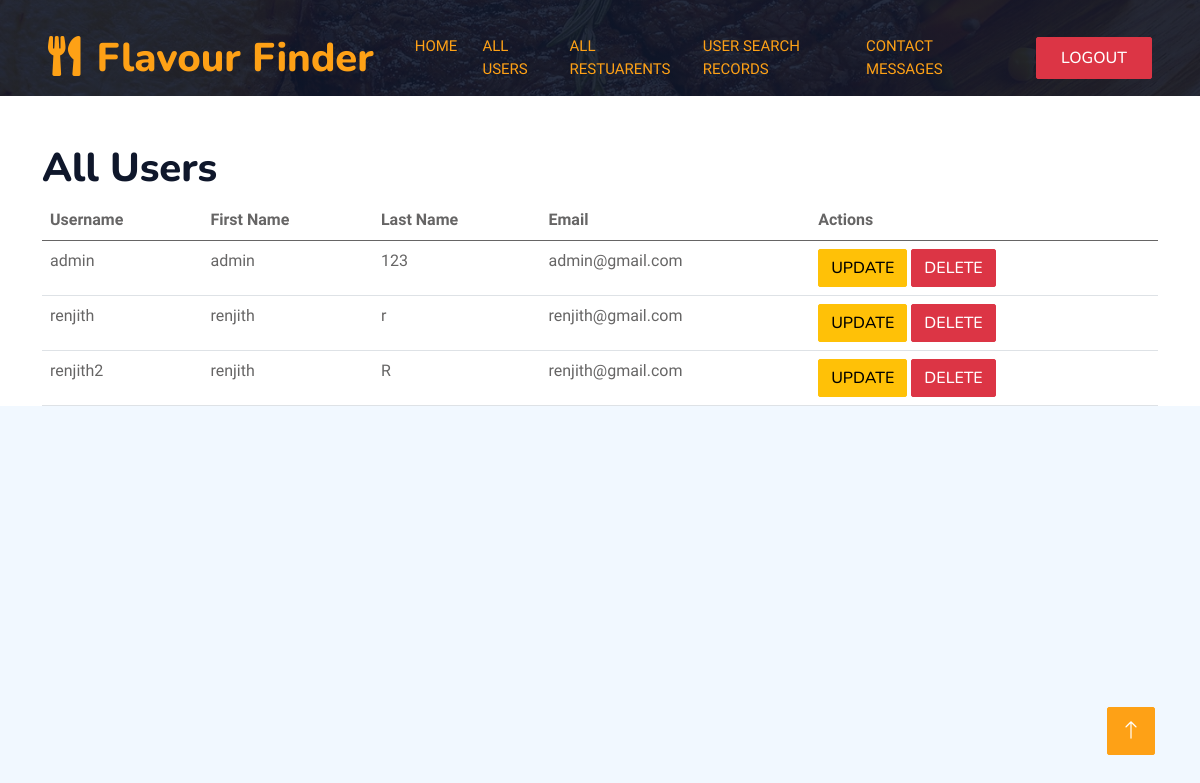
The page /users/update/1/ (signed in) on the database its author committed.
### restaurant_app/models.py (models this page shows, shortened)
class UserTable(models.Model):
    user = models.OneToOneField(User, on_delete=models.CASCADE)  # Link to User model
    admin = models.BooleanField(default=False)  # Admin field to denote extra privileges

### restaurant_app/views.py (the view, shortened to what this page needs)
# urls.py: path('users/update/<int:user_id>/', update_user, name='update_user'),
@login_required
def update_user(request, user_id):
    user_table = get_object_or_404(UserTable, id=user_id)
    return render(request, 'all_users.html', {'users': UserTable.objects.all()})

### restaurant_app/templates/all_users.html (shortened to what this page needs)
<!DOCTYPE html>
<html lang="en">
  <head>
    {% load static %}
    <link
      href="https://cdnjs.cloudflare.com/ajax/libs/font-awesome/5.10.0/css/all.min.css"
      rel="stylesheet"
    />
    <link
      href="https://cdn.jsdelivr.net/npm/bootstrap-icons@1.4.1/font/bootstrap-icons.css"
      rel="stylesheet"
    />
    <link href="{% static 'lib/animate/animate.min.css' %}" rel="stylesheet" />
    <link
      href="{% static 'lib/owlcarousel/assets/owl.carousel.min.css' %}"
      rel="stylesheet"
    />
    <link
      href="{% static 'lib/tempusdominus/css/tempusdominus-bootstrap-4.min.css' %}"
      rel="stylesheet"
    />
    <link href="{% static 'css/bootstrap.min.css' %}" rel="stylesheet" />
    <link href="{% static 'css/style.css' %}" rel="stylesheet" />
  </head>
  <body>
    <div class="container-xxl bg-white p-0">
      <div class="container-xxl position-relative p-0">
        <nav
          class="navbar navbar-expand-lg navbar-dark bg-dark px-4 px-lg-5 py-3 py-lg-0"
        >
          <a href="{% url 'dashboard' %}" class="navbar-brand p-0">
            <h1 class="text-primary m-0">
              <i class="fa fa-utensils me-3"></i>Flavour Finder
            </h1>
          </a>
          <div class="collapse navbar-collapse" id="navbarCollapse">
            <div class="navbar-nav ms-auto py-0 pe-4">
              <div class="navbar-nav ms-auto py-0 pe-4">
                <a
                  href="{% url 'admin_dashboard' %}"
                  class="nav-item nav-link active"
                  >Home</a
                >
                <a href="{% url 'all_users' %}" class="nav-item nav-link active"
                  >All Users</a
                >
                <a
                  href="{% url 'all_searched_restaurants' %}"
                  class="nav-item nav-link active"
                  >All Restuarents</a
                >
                <a
                  href="{% url 'user_search_graph' %}"
                  class="nav-item nav-link active"
                  >User Search Records</a
                >
                <a
                href="{% url 'all_contacts' %}"
                class="nav-item nav-link active"
                >Contact Messages</a
              >
              </div>
            </div>
            <form method="POST" action="{% url 'logout' %}" class="d-inline">
              <button type="submit" class="btn btn-danger py-2 px-4">
                Logout
              </button>
            </form>
          </div>
        </nav>
      </div>
      <div class="container-xxl py-5 bg-dark hero-header mb-5"></div>
      {% block content %}
      <div class="container">
        <h1 class="mt-4">All Users</h1>
        <table class="table">
          <thead>
            <tr>
              <th>Username</th>
              <th>First Name</th>
              <th>Last Name</th>
              <th>Email</th>
              <th>Actions</th>
            </tr>
          </thead>
          <tbody>
            {% for user_table in users %}
            <tr>
              <td>{{ user_table.user.username }}</td>
              <td>{{ user_table.user.first_name }}</td>
              <td>{{ user_table.user.last_name }}</td>
              <td>{{ user_table.user.email }}</td>
              <td>
                <button
                  class="btn btn-warning"
                  data-bs-toggle="modal"
                  data-bs-target="#updateUserModal{{ user_table.id }}"
                >
                  Update
                </button>
                <form
                  method="POST"
                  action="{% url 'delete_user' user_table.id %}"
                  style="display: inline"
                >
                  <button type="submit" class="btn btn-danger">Delete</button>
                </form>
              </td>
            </tr>
            {% empty %}
            <tr>
              <td colspan="5">No users found.</td>
            </tr>
            {% endfor %}
          </tbody>
        </table>
      </div>
      {% endblock %}
      <a href="#" class="btn btn-lg btn-primary btn-lg-square back-to-top"
        ><i class="bi bi-arrow-up"></i
      ></a>
    </div>
  </body>
</html>

### restaurant_app/static/css/style.css (style rules this page uses)
:root { --primary: #FEA116; --light: #F1F8FF; --dark: #0F172B; }
.back-to-top { position: fixed; display: none; right: 45px; bottom: 45px; z-index: 99; }
.btn { font-family: 'Nunito', sans-serif; font-weight: 500; text-transform: uppercase; transition: .5s; }
.btn.btn-primary, .btn.btn-secondary { color: #FFFFFF; }
.btn-lg-square { width: 48px; height: 48px; }
.btn-square, .btn-sm-square, .btn-lg-square { padding: 0; display: flex; align-items: center; justify-content: center; font-weight: normal; border-radius: 2px; }
.navbar-dark .navbar-nav .nav-link { position: relative; margin-left: 25px; padding: 35px 0; font-size: 15px; color: var(--light) !important; text-transform: uppercase; font-weight: 500; outline: none; transition: .5s; }
.navbar-dark .navbar-nav .nav-link:hover, .navbar-dark .navbar-nav .nav-link.active { color: var(--primary) !important; }
@media (min-width: 992px) { .navbar-dark { position: absolute; width: 100%; top: 0; left: 0; z-index: 999; background: transparent !important; } }
.hero-header { background: linear-gradient(rgba(15, 23, 43, .9), rgba(15, 23, 43, .9)), url(../img/bg-hero.jpg); background-position: center center; background-repeat: no-repeat; background-size: cover; }

### rows shown on the page
UserTable: user.username "admin", user.first_name "admin", user.last_name "123", user.email "admin@gmail.com"
UserTable: user.username "renjith", user.first_name "renjith", user.last_name "r", user.email "renjith@gmail.com"
UserTable: user.username "renjith2", user.first_name "renjith", user.last_name "R", user.email "renjith@gmail.com"
